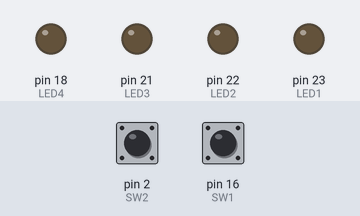
A sketch run on a simulated Arduino Mega 2560, built with avr-gcc and run on an emulated ATmega2560. Parts: output pins drawn as LEDs (lit = HIGH). Dashed ring = blinking. The test bench sets the inputs (shaded band); at power-on: pin 16 (SW1) HIGH, pin 2 (SW2) HIGH.

Above: at 1.2 s.
1.3 s: pin 16 (SW1) pulled LOW for 0.15 s
At 2.6 s:
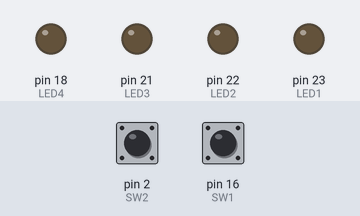
2.9 s: pin 16 (SW1) pulled LOW for 3.2 s
At 3.11 s:
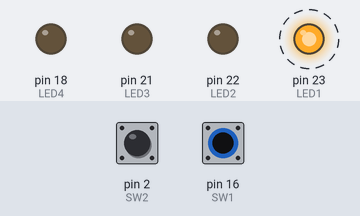
Timing chart, 0 to 7.6 s (numbered marks = the images above; inputs shaded):
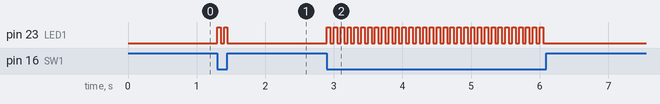

Measured:
- after the input at 1.3 s, pin 23 (LED1): alternates HIGH for 0.05 s and LOW for 0.05 s, 4 changes in all, then stays LOW, starting at once
- after the input at 2.9 s, pin 23 (LED1): alternates HIGH for 0.05 s and LOW for 0.05 s, 64 changes in all, then stays LOW, starting at once

The sketch:

LAB3_SW.ino
```cpp
int LED1 = 23;
int LED2 = 22;
int LED3 = 21;
int LED4 = 18;
int SW1 = 16;
int SW2 = 2;
int S1 = 0;
int S2 = 1;

void setup() {
  pinMode(LED1, OUTPUT);
  pinMode(LED2, OUTPUT);
  pinMode(LED3, OUTPUT);
  pinMode(LED4, OUTPUT);
  pinMode(SW1, INPUT);
  pinMode(SW2, INPUT);
}

void loop() {
  S1 = digitalRead(SW1);
  S2 = digitalRead(SW2);
  if (S1 == LOW) {
    digitalWrite(LED1, HIGH);
    delay(50);
    digitalWrite(LED1, LOW);
    delay(50);
  } else {
    digitalWrite(LED1, LOW);
    digitalWrite(LED1, LOW);
  }


}
```
